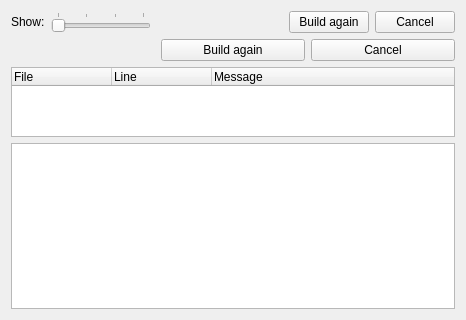
<?xml version="1.0" encoding="UTF-8"?>
<ui version="4.0">
 <class>OutputUi</class>
 <widget class="QWidget" name="OutputUi">
  <property name="geometry">
   <rect>
    <x>0</x>
    <y>0</y>
    <width>466</width>
    <height>320</height>
   </rect>
  </property>
  <layout class="QVBoxLayout" name="verticalLayout_2">
   <item>
    <layout class="QHBoxLayout" name="horizontalLayout">
     <item>
      <widget class="QLabel" name="showLabel">
       <property name="text">
        <string>Show:</string>
       </property>
      </widget>
     </item>
     <item>
      <widget class="QSlider" name="displayModeSlider">
       <property name="sizePolicy">
        <sizepolicy hsizetype="Fixed" vsizetype="Fixed">
         <horstretch>0</horstretch>
         <verstretch>0</verstretch>
        </sizepolicy>
       </property>
       <property name="minimumSize">
        <size>
         <width>100</width>
         <height>0</height>
        </size>
       </property>
       <property name="maximum">
        <number>3</number>
       </property>
       <property name="pageStep">
        <number>1</number>
       </property>
       <property name="orientation">
        <enum>Qt::Horizontal</enum>
       </property>
       <property name="tickPosition">
        <enum>QSlider::TicksAbove</enum>
       </property>
       <property name="tickInterval">
        <number>1</number>
       </property>
      </widget>
     </item>
     <item>
      <widget class="QLabel" name="displayModeLabel">
       <property name="text">
        <string/>
       </property>
      </widget>
     </item>
     <item>
      <spacer name="horizontalSpacer">
       <property name="orientation">
        <enum>Qt::Horizontal</enum>
       </property>
       <property name="sizeHint" stdset="0">
        <size>
         <width>40</width>
         <height>20</height>
        </size>
       </property>
      </spacer>
     </item>
     <item>
      <widget class="QLabel" name="buildStatusLabel">
       <property name="text">
        <string/>
       </property>
      </widget>
     </item>
     <item>
      <widget class="QPushButton" name="buildAgainButton">
       <property name="text">
        <string>Build again</string>
       </property>
      </widget>
     </item>
     <item>
      <widget class="QPushButton" name="cancelBuildButton">
       <property name="text">
        <string>Cancel</string>
       </property>
      </widget>
     </item>
    </layout>
   </item>
   <item>
    <layout class="QHBoxLayout" name="extraLineLayout">
     <item>
      <widget class="QLabel" name="buildStatusLabel2">
       <property name="text">
        <string/>
       </property>
      </widget>
     </item>
     <item>
      <widget class="QPushButton" name="buildAgainButton2">
       <property name="text">
        <string>Build again</string>
       </property>
      </widget>
     </item>
     <item>
      <widget class="QPushButton" name="cancelBuildButton2">
       <property name="text">
        <string>Cancel</string>
       </property>
      </widget>
     </item>
    </layout>
   </item>
   <item>
    <widget class="QTreeWidget" name="errTreeWidget">
     <property name="sizePolicy">
      <sizepolicy hsizetype="Expanding" vsizetype="Expanding">
       <horstretch>1</horstretch>
       <verstretch>1</verstretch>
      </sizepolicy>
     </property>
     <property name="autoScroll">
      <bool>false</bool>
     </property>
     <property name="alternatingRowColors">
      <bool>true</bool>
     </property>
     <property name="rootIsDecorated">
      <bool>false</bool>
     </property>
     <property name="allColumnsShowFocus">
      <bool>true</bool>
     </property>
     <column>
      <property name="text">
       <string comment="Header for the file name column">File</string>
      </property>
     </column>
     <column>
      <property name="text">
       <string comment="Header for the line number column">Line</string>
      </property>
     </column>
     <column>
      <property name="text">
       <string comment="Header for the error message column">Message</string>
      </property>
     </column>
    </widget>
   </item>
   <item>
    <widget class="QPlainTextEdit" name="plainTextEdit">
     <property name="readOnly">
      <bool>true</bool>
     </property>
    </widget>
   </item>
  </layout>
 </widget>
 <tabstops>
  <tabstop>errTreeWidget</tabstop>
 </tabstops>
 <resources/>
 <connections/>
</ui>
